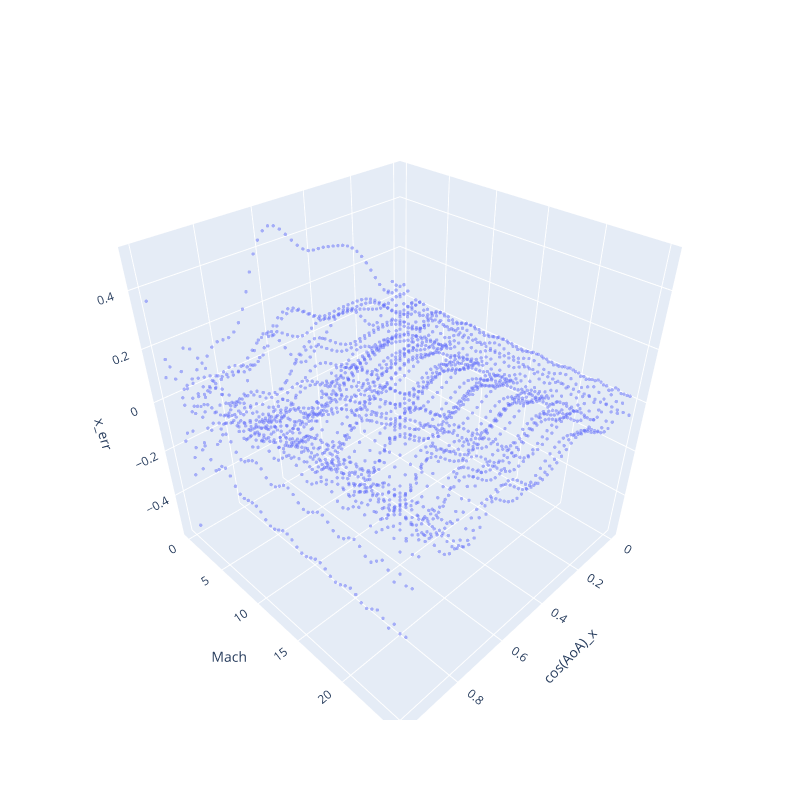
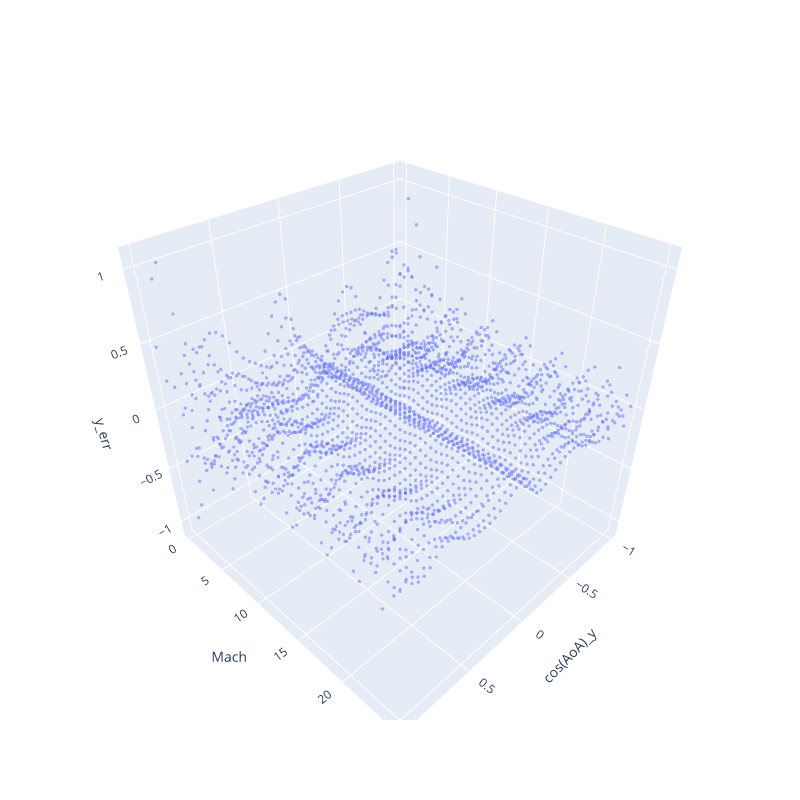

Write notebook code for charts like these, in order.
### Markdown cell above
### Plotting the Error ###

### Code cell
x_err = np.empty_like(C_A)
y_err = np.empty_like(C_Ny)
z_err = np.empty_like(C_Nz)
for i, (M, Ax, Ay, Az) in enumerate(zip(mach_samples, cos_AoA_x, cos_AoA_y, cos_AoA_z)):
    C_A_interp  = evaluate_interpolation(pre_skew(M), Ax, ax, M_deg, A_deg, 0, M_max,  0, 1)
    C_Ny_interp = evaluate_interpolation(pre_skew(M), Ay, ay, M_deg, A_deg, 0, M_max, -1, 1)
    C_Nz_interp = evaluate_interpolation(pre_skew(M), Az, az, M_deg, A_deg, 0, M_max, -1, 1)
    x_err[i] = C_A[i]  - C_A_interp
    y_err[i] = C_Ny[i] - C_Ny_interp
    z_err[i] = C_Nz[i] - C_Nz_interp

mach_data = mach_samples
plot_data((cos_AoA_x, mach_samples, x_err), ['cos(AoA)_x', 'Mach', 'x_err'], y_scale='linear', surface=False, scatter=True)
plot_data((cos_AoA_y, mach_samples, y_err), ['cos(AoA)_y', 'Mach', 'y_err'], y_scale='linear', surface=False, scatter=True)
plot_data((cos_AoA_z, mach_samples, z_err), ['cos(AoA)_z', 'Mach', 'z_err'], y_scale='linear', surface=False, scatter=True)

### Figure 1 — Plotly figure (JSON) as saved in the notebook; plotly's stock layout.template omitted (floating-point values rounded to 4 significant figures; data arrays with more than 128 entries replaced by an {"elided": "..."} marker saying what was removed)
{"data": [{"marker": {"opacity": 0.5, "size": 2}, "mode": "markers", "name": "data_0_scatter", "type": "scatter3d", "x": {"elided": "2500 float values"}, "y": {"elided": "2500 float values"}, "z": {"elided": "2500 float values"}}], "layout": {"height": 800, "scene": {"xaxis": {"title": {"text": "cos(AoA)_x"}, "type": "linear"}, "yaxis": {"title": {"text": "Mach"}, "type": "linear"}, "zaxis": {"title": {"text": "x_err"}}}, "title": {}, "width": 800}}

### Figure 2 — Plotly figure (JSON) as saved in the notebook; plotly's stock layout.template omitted (floating-point values rounded to 4 significant figures; data arrays with more than 128 entries replaced by an {"elided": "..."} marker saying what was removed)
{"data": [{"marker": {"opacity": 0.5, "size": 2}, "mode": "markers", "name": "data_0_scatter", "type": "scatter3d", "x": {"elided": "2500 float values"}, "y": {"elided": "2500 float values"}, "z": {"elided": "2500 float values"}}], "layout": {"height": 800, "scene": {"xaxis": {"title": {"text": "cos(AoA)_y"}, "type": "linear"}, "yaxis": {"title": {"text": "Mach"}, "type": "linear"}, "zaxis": {"title": {"text": "y_err"}}}, "title": {}, "width": 800}}
